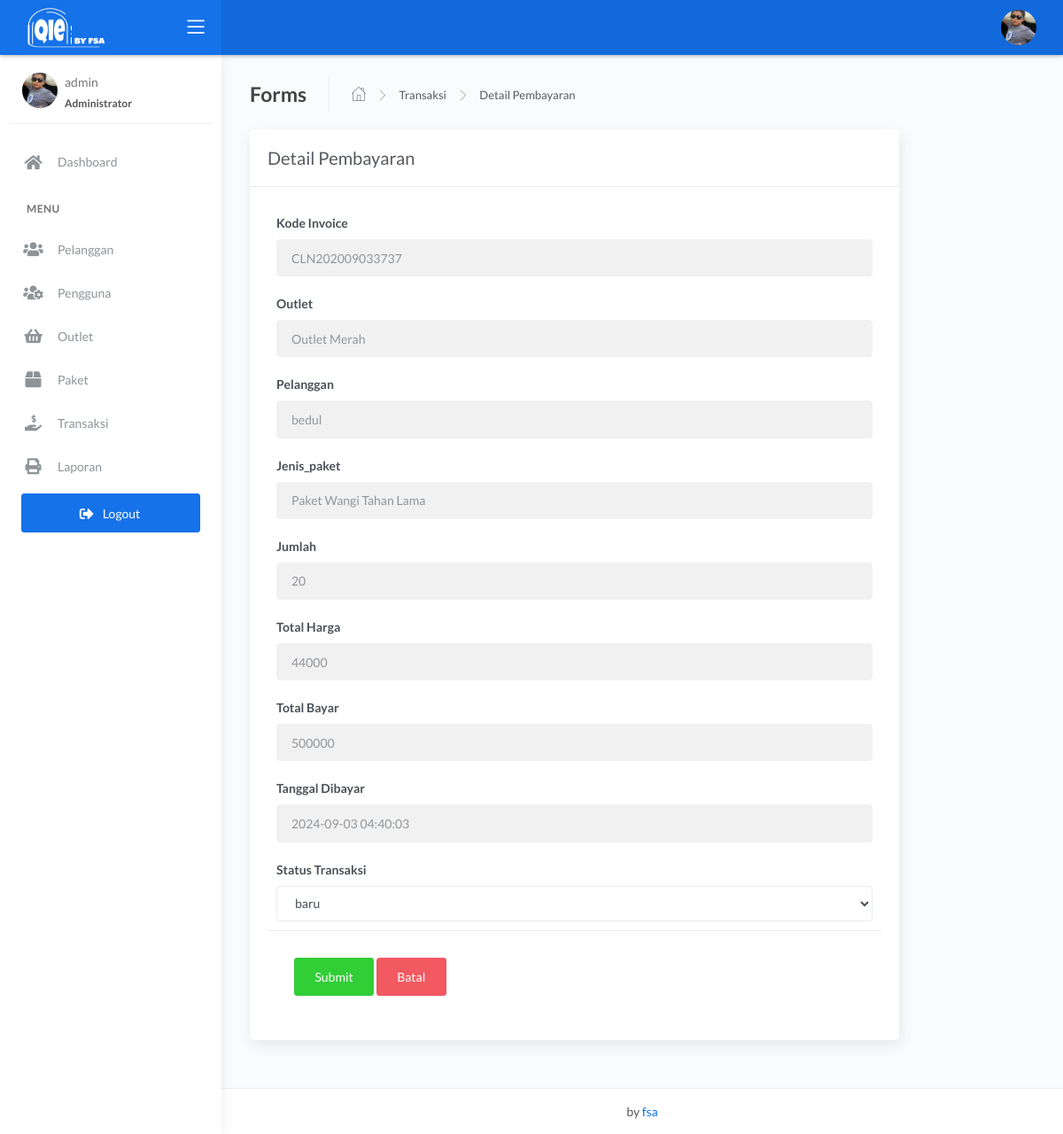
Screenshot of /admin/detail.php?id=36 (signed in) with the database file from the repository.
### tables this page shows
CREATE TABLE `transaksi` (
  `id_transaksi` int(11) NOT NULL,
  `outlet_id` int(11) DEFAULT NULL,
  `kode_invoice` varchar(228) DEFAULT NULL,
  `id_pelanggan` int(11) DEFAULT NULL,
  `tgl` datetime DEFAULT NULL,
  `batas_waktu` datetime DEFAULT NULL,
  `tgl_pembayaran` datetime DEFAULT NULL,
  `biaya_tambahan` int(11) DEFAULT NULL,
  `diskon` double DEFAULT NULL,
  `pajak` int(11) DEFAULT NULL,
  `status` enum('baru','proses','selesai','diambil') DEFAULT NULL,
  `status_bayar` enum('dibayar','belum') DEFAULT NULL,
  `id_user` int(11) DEFAULT NULL
);

CREATE TABLE `outlet` (
  `id_outlet` int(11) NOT NULL,
  `nama_outlet` varchar(228) DEFAULT NULL,
  `alamat_outlet` text DEFAULT NULL,
  `telp_outlet` varchar(15) DEFAULT NULL
);

CREATE TABLE `pelanggan` (
  `id_pelanggan` int(11) NOT NULL,
  `nama_pelanggan` varchar(228) NOT NULL,
  `alamat_pelanggan` text NOT NULL,
  `jenis_kelamin` enum('L','P') NOT NULL,
  `telp_pelanggan` varchar(15) NOT NULL,
  `no_ktp` varchar(30) NOT NULL
);

CREATE TABLE `paket_cuci` (
  `id_paket` int(11) NOT NULL,
  `jenis_paket` enum('kiloan','selimut','bedcover','kaos','lain') NOT NULL,
  `nama_paket` varchar(228) NOT NULL,
  `harga` int(11) NOT NULL,
  `outlet_id` int(11) NOT NULL
);

CREATE TABLE `detail_transaksi` (
  `id_detail` int(11) NOT NULL,
  `id_transaksi` int(11) NOT NULL,
  `id_paket` int(11) NOT NULL,
  `qty` double NOT NULL,
  `total_harga` double NOT NULL,
  `keterangan` text NOT NULL,
  `total_bayar` int(11) NOT NULL
);

### admin/detail.php (the view, shortened to what this page needs)
<?php
$title = 'Detail Pembayaran';
require 'koneksi.php';
$status = [
    'baru',
    'proses',
    'selesai',
    'diambil'
];
$id = $_GET['id'];
$query = mysqli_query($conn, "SELECT transaksi.*, pelanggan.nama_pelanggan, detail_transaksi.*, outlet.nama_outlet, paket_cuci.nama_paket FROM transaksi INNER JOIN pelanggan ON pelanggan.id_pelanggan = transaksi.id_pelanggan INNER JOIN detail_transaksi ON detail_transaksi.id_transaksi = transaksi.id_transaksi INNER JOIN outlet ON outlet.id_outlet = transaksi.outlet_id INNER JOIN paket_cuci ON paket_cuci.outlet_id = transaksi.outlet_id WHERE transaksi.id_transaksi = '$id'");
$data = mysqli_fetch_assoc($query);
require 'header.php';
?>
<div class="content">
    <div class="page-inner">
        <div class="page-header">
            <h4 class="page-title">Forms</h4>
            <ul class="breadcrumbs">
                <li class="nav-home">
                    <a href="index.php">
                        <i class="flaticon-home"></i>
                    </a>
                </li>
                <li class="separator">
                    <i class="flaticon-right-arrow"></i>
                </li>
                <li class="nav-item">
                    <a href="transaksi.php">Transaksi</a>
                </li>
                <li class="separator">
                    <i class="flaticon-right-arrow"></i>
                </li>
                <li class="nav-item">
                    <a href="#"><?= $title; ?></a>
                </li>
            </ul>
        </div>
        <div class="row">
            <div class="col-md-10">
                <div class="card">
                    <div class="card-header">
                        <div class="card-title"><?= $title; ?></div>
                    </div>
                    <form action="" method="POST">
                        <div class="card-body">
                            <div class="form-group">
                                <label for="largeInput">Kode Invoice</label>
                                <input type="text" name="kode_invoice" class="form-control form-control" id="defaultInput" value="<?= $data['kode_invoice']; ?>" readonly>
                            </div>
                            <div class="form-group">
                                <label for="largeInput">Outlet</label>
                                <input type="text" name="" class="form-control form-control" id="defaultInput" value="<?= $data['nama_outlet']; ?>" readonly>
                            </div>
                            <div class="form-group">
                                <label for="largeInput">Pelanggan</label>
                                <input type="text" name="" class="form-control form-control" id="defaultInput" value="<?= $data['nama_pelanggan']; ?>" readonly>
                            </div>
                            <div class="form-group">
                                <label for="largeInput">Jenis_paket</label>
                                <input type="text" name="" class="form-control form-control" id="defaultInput" value="<?= $data['nama_paket']; ?>" readonly>
                            </div>
                            <div class="form-group">
                                <label for="largeInput">Jumlah</label>
                                <input type="text" name="qty" class="form-control form-control" id="defaultInput" value="<?= $data['qty']; ?>" readonly>
                            </div>
                            <div class="form-group">
                                <label for="largeInput">Total Harga</label>
                                <input type="text" name="biaya_tambahan" class="form-control form-control" id="defaultInput" value="<?= $data['total_harga']; ?>" readonly>
                            </div>
                            <?php if ($data['total_bayar'] > 0) : ?>
                                <div class="form-group">
                                    <label for="largeInput">Total Bayar</label>
                                    <input type="text" name="biaya_tambahan" class="form-control form-control" id="defaultInput" value="<?= $data['total_bayar']; ?>" readonly>
                                </div>
                                <div class="form-group">
                                    <label for="largeInput">Tanggal Dibayar</label>
                                    <input type="text" name="biaya_tambahan" class="form-control form-control" id="defaultInput" value="<?= $data['tgl_pembayaran']; ?>" readonly>
                                </div>
                            <?php endif; ?>
                            <div class="form-group">
                                <label for="">Status Transaksi</label>
                                <select name="status" class="form-control form-control" id="defaultSelect">
                                    <?php foreach ($status as $key) : ?>
                                        <?php if ($key == $data['status']) : ?>
                                            <option value="<?= $key ?>" selected><?= $key ?></option>
                                        <?php endif ?>
                                    <?php endforeach ?>
                                </select>
                            </div>
                            <div class="card-action">
                                <button type="submit" name="btn-simpan" class="btn btn-success">Submit</button>
                                <a href="javascript:void(0)" onclick="window.history.back();" class="btn btn-danger">Batal</a>
                            </div>
                    </form>
                </div>
            </div>
        </div>
    </div>
</div>
<?php require 'footer.php'; ?>

### rows the page displays
transaksi: kode_invoice "CLN202009033737", biaya_tambahan "2024-09-03 04:40:03", status "baru"
outlet: nama_outlet "Outlet Merah"
pelanggan: nama_pelanggan "bedul"
paket_cuci: nama_paket "Paket Wangi Tahan Lama"
detail_transaksi: qty "20", biaya_tambahan "44000", biaya_tambahan "500000"

### other values shown
$_SESSION['username'] "admin"
$title "Detail Pembayaran"
